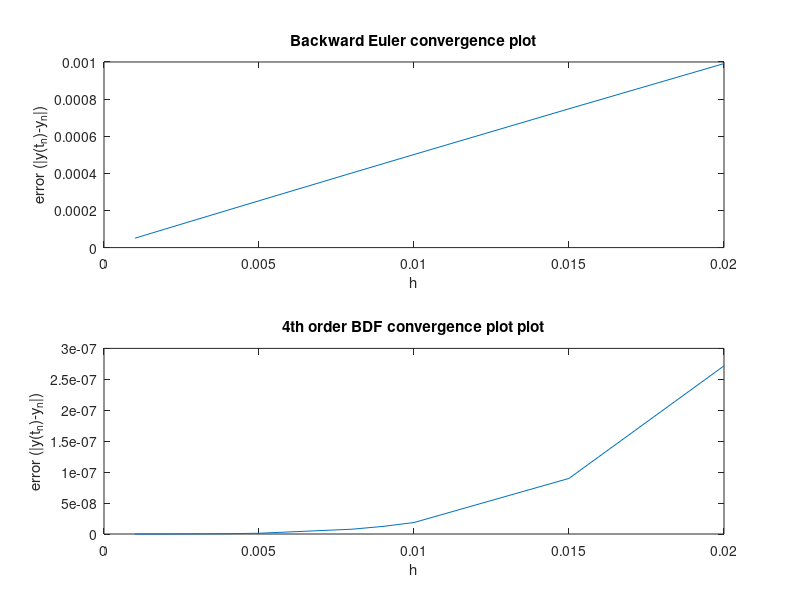
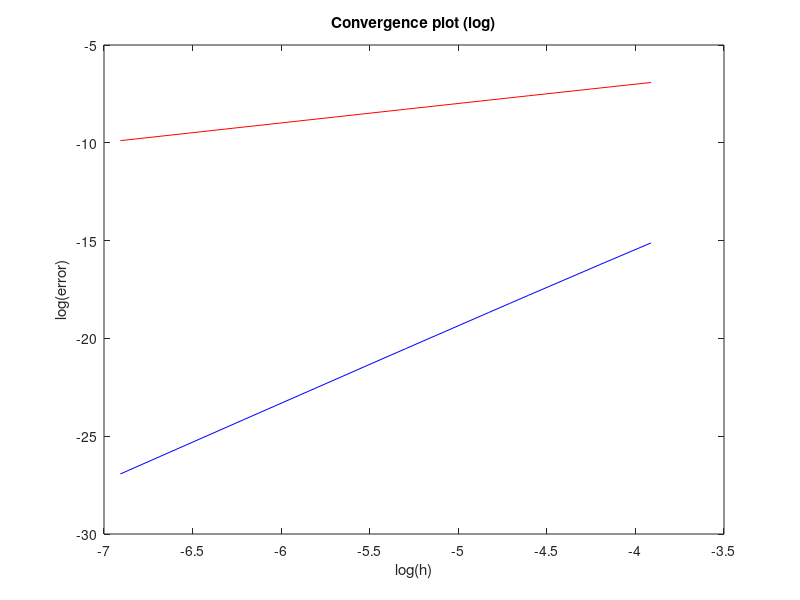

The MATLAB source for these figures, in order:
% This is the main script to be excuted for Assignment 7 Problem 3
% convergence analysis of an IVP.

clear


% Define the time duration
t_start = 1;
t_end = 10;

% step size
h = [0.001 0.002 0.004 0.005 0.008 0.009 0.01 0.015 0.02];

%  Initial value
y_0 = 1;

% ground trueth value at t=10
y_10 = 1/10+tan(1/10+pi-1)/10^2;

% First use Backward Euler

% record Backward Euler solution error
error_BE = zeros(length(h),1);

for k=1:length(h)
    
    % Initialize
    counts = length(t_start:h(k):t_end);
    t=t_start:h(k):t_end;
    y = zeros(counts,1);
    y(1) = y_0;
    eps = 1e-8; % tolerance
    itCountMax = 50; % max iteration
    
    for i=2:counts
        
        % start point
        y_i = y(i-1);
        
        for j = 1:itCountMax
            % Step 1: compute correction
            
            % jacobian
            J = 1 + 2*h(k)*y_i;
            % g(y)
            g = y_i-y(i-1)-h(k)*(-y_i^2-1/t(i)^4);
            
            delta = -g/J;
            
            % Step 2: apply correction
            y_i = y_i + delta;
            
            % Step 3: compute norm residual
            res = norm(delta);
            
            % Step 4
            if res < eps
                break;
            end
        end
        
        if j >= itCountMax
            error('Maximum number of iterations reached');
        end
        y(i) = y_i;
    end
    error_BE(k) = abs(y(end)-y_10);
end


% Secondly use 4th order BDF

% Define the coefficients
beta = 12/25;
a1 = -48/25;
a2 = 36/25;
a3 = -16/25;
a4 = 3/25;

% record SBDF Euler solution error
error_BDF = zeros(length(h),1);

for k=1:length(h)
    
    % Initialize
    counts = length(t_start:h(k):t_end);
    t=t_start:h(k):t_end;
    y = zeros(counts,1);
    y(1) = y_0;
    y(2) = 1/t(2)+tan(1/t(2)+pi-1)/t(2)^2;
    y(3) = 1/t(3)+tan(1/t(3)+pi-1)/t(3)^2;
    y(4) = 1/t(4)+tan(1/t(4)+pi-1)/t(4)^2;
    
    eps = 1e-10; % tolerance
    itCountMax = 50; % max iteration
    
    for i=5:counts
        
        % start point
        y_i = y(i-1);
        
        for j = 1:itCountMax
            % Step 1: compute correction
            
            % jacobian
            J = 1 + 2*beta*h(k)*y_i;
            % g(y)
            g = y_i+a1*y(i-1)+a2*y(i-2)+a3*y(i-3)+a4*y(i-4)-beta*h(k)*(-y_i^2-1/t(i)^4);
            delta = -g/J;
            
            % Step 2: apply correction
            y_i = y_i + delta;
            
            % Step 3: compute norm residual
            res = norm(delta);
            
            % Step 4
            if res < eps
                break;
            end
        end
        
        if j >= itCountMax
            error('Maximum number of iterations reached');
        end
        y(i) = y_i;
    end
    error_BDF(k) = abs(y(end)-y_10);
end

figure
%plot(log(h),log(error_BE),'r',log(h),log(error_BDF),'b');
subplot(2,1,1)
plot(h,error_BE);
title('Backward Euler convergence plot');
ylabel('error (|y(t_n)-y_n|)');
xlabel('h');
subplot(2,1,2)
plot(h,error_BDF);
title('4th order BDF convergence plot plot');
ylabel('error (|y(t_n)-y_n|)');
xlabel('h');

figure
plot(log(h),log(error_BE),'r',log(h),log(error_BDF),'b');
title('Convergence plot (log)');
ylabel('log(error)');
xlabel('log(h)');